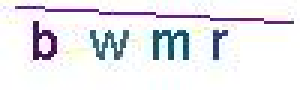
#> input picture test/2.png, 100 x 30 px (shown 3 times larger)
$ python test.py
#> lines starting #> are read from the running program, lines starting #| are printed output that depends on the picture; after the words box and inside, x2 and y2 are one past the last pixel; in counts of white or black regions, pixels touching at a corner belong together
import pytesseract

from PIL import Image

import numpy

import pandas

import pytesseract

from PIL import Image

im = Image.open('2.png')
#> im is the input picture: PIL image 100x30 RGB; mean R, G, B 232.1, 232.1, 236.2

im = im.convert("P")
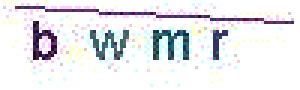
#> im: PIL image 100x30 P (shown 3 times larger); mean R, G, B 232.4, 232.5, 236.4

#打印颜色直方图
print(im.histogram())
#> (printed output is left out)

his = im.histogram()
#> his = 256 values, max 2318 at index 225, min 0 at index 0, mean 11.72
values = {}

for i in range(256):
    values[i] = his[i]
#> after the loop, values = 256 items

for j,k in sorted(values.items(),key=lambda x:x[1],reverse = True)[:10]:
    print(j,k)
#> this loop made 10 passes
#> (j, k) on passes 1 to 10: (225, 2318), (224, 133), (219, 117), (89, 86), (189, 81), (95, 66), (90, 50), (53, 28), (47, 22), (96, 15)
#| 225 2318
#| 224 133
#| 219 117
#| 89 86
#| 189 81
#| 95 66
#| 90 50
#| 53 28
#> (further printed lines are left out)

threshold = 140
table = []
for i in range(256):
    if i < threshold:
        table.append(0)
    else:
        table.append(1)


def white_black(name):
#> called with name = '2.png'
    im = Image.open(name)
    # 转化到灰度图
    imgry = im.convert('L')
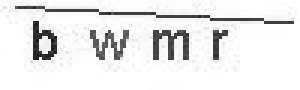
#> imgry: PIL image 100x30 L (shown 3 times larger); min 18, max 255, mean 232.6
    # 保存图像
    imgry.save('g' + name)
    # 二值化，采用阈值分割法，threshold为分割点
    out = imgry.point(table, '1')
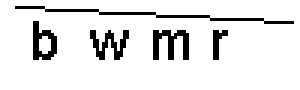
#> out: PIL image 100x30 1 (shown 3 times larger); 89.8% white; black in thin lines or dots, all inside (x1, y1, x2, y2) = (5, 2, 98, 20)
    out.save('b' + name)

white_black("2.png")


#得到单个像素的集合
inletter = False
foundletter=False
start = 0
end = 0

letters = []

im2 = Image.open('b2.png')

for y in range(im2.size[0]):
    for x in range(im2.size[1]):
        pix = im2.getpixel((y,x))
        if pix != 255:
            inletter = True
    if foundletter == False and inletter == True:
        foundletter = True
        start = y

    if foundletter == True and inletter == False:
        foundletter = False
        end = y
        letters.append((start,end))

    inletter=False
#> after the loop, end = 98; foundletter = False; letters = [(5, 98)]; start = 5

print(letters)
#| [(5, 98)]

$ run again, with social_security_spider/social_security_spider/1.png copied over test/2.png
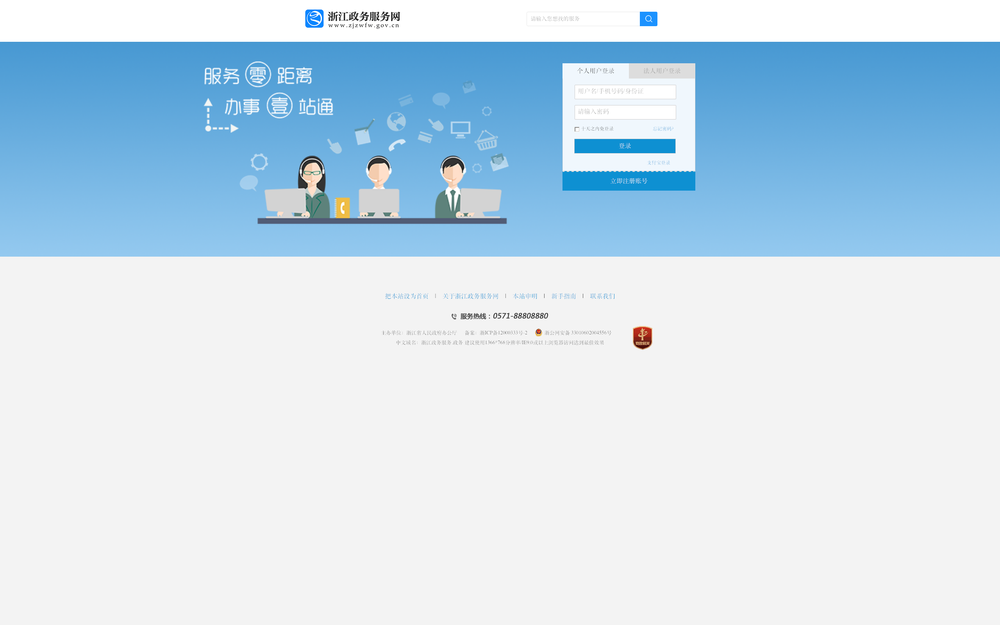
#> input picture social_security_spider/social_security_spider/1.png, 1000 x 625 px, shrunk from 2560 x 1600 before the run
#> im is the input picture: PIL image 1000x625 RGBA; mean R, G, B, A 200.8, 221.8, 236.7, 255
#> im: PIL image 1000x625 P
#> (printed output is left out)
#> his = 256 values, max 414983 at index 0, min 0 at index 179, mean 2441.4
#> after the loop `for i in range(256):`: values = 256 items
#> the loop `for j,k in sorted(values.items(),key=lambda x:x[1],reverse = True)[:10]:` made 10 passes
#> k on passes 1 to 8: 414983, 42155, 42035, 31942, 29019, 24361, 13084, 4646
#> (printed output is left out)
#> in white_black, `imgry = im.convert('L')`:
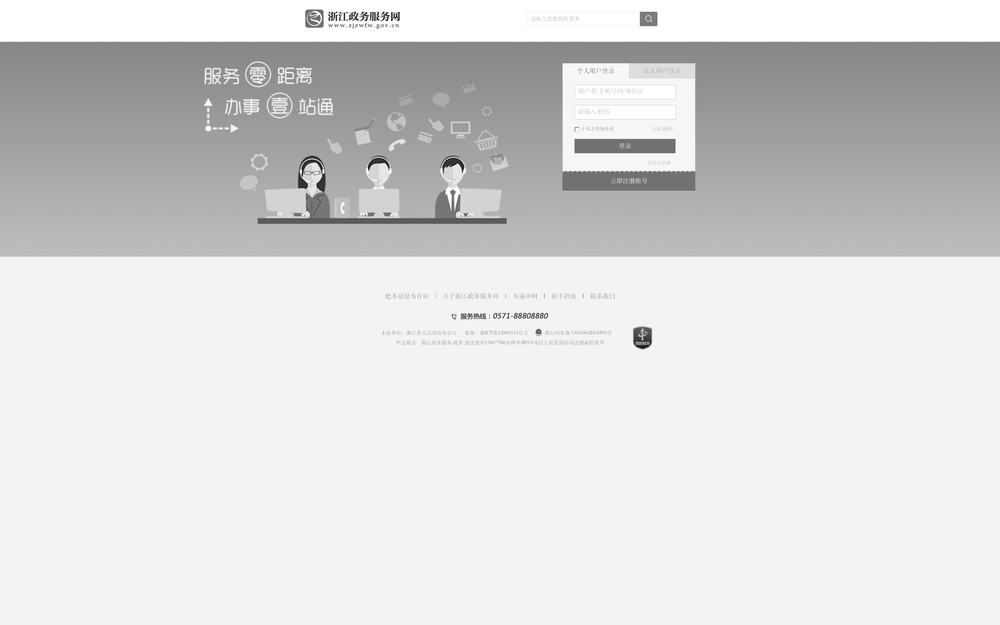
#> imgry: PIL image 1000x625 L; min 8, max 255, mean 217.2
#> in white_black, `out = imgry.point(table, '1')`:
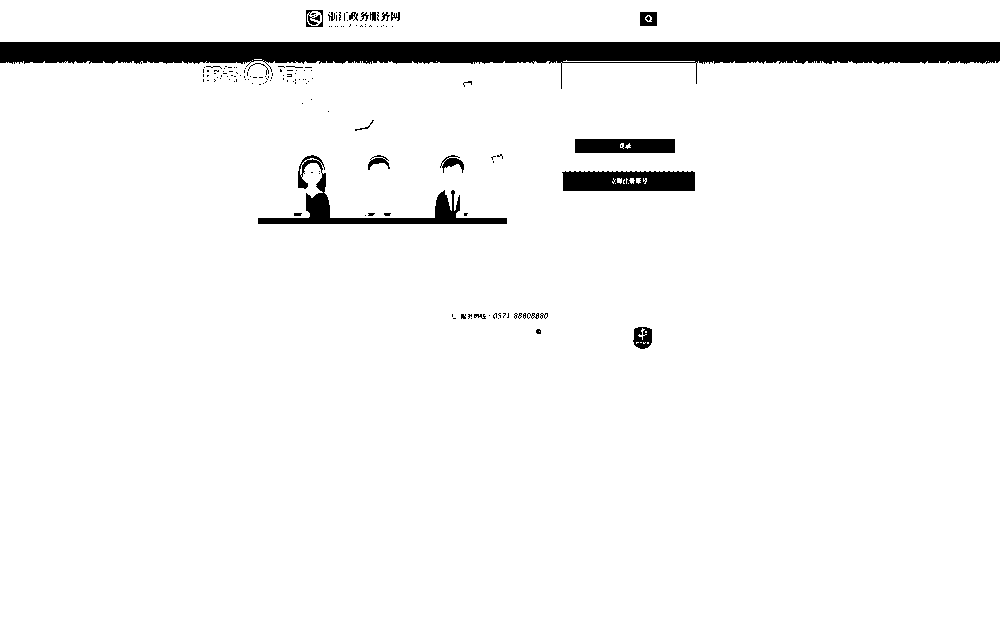
#> out: PIL image 1000x625 1; 95.3% white; 150 black regions (127 under 20 px), largest, box (x1, y1, x2, y2) and area: (0, 42, 1000, 89) 20635, (258, 155, 507, 224) 2883, (562, 171, 695, 191) 2443
#> after the loop `for y in range(im2.size[0]):`: end = 0; foundletter = True; letters = []; start = 0

$ run again, with social_security_spider/social_security_spider/10.png copied over test/2.png
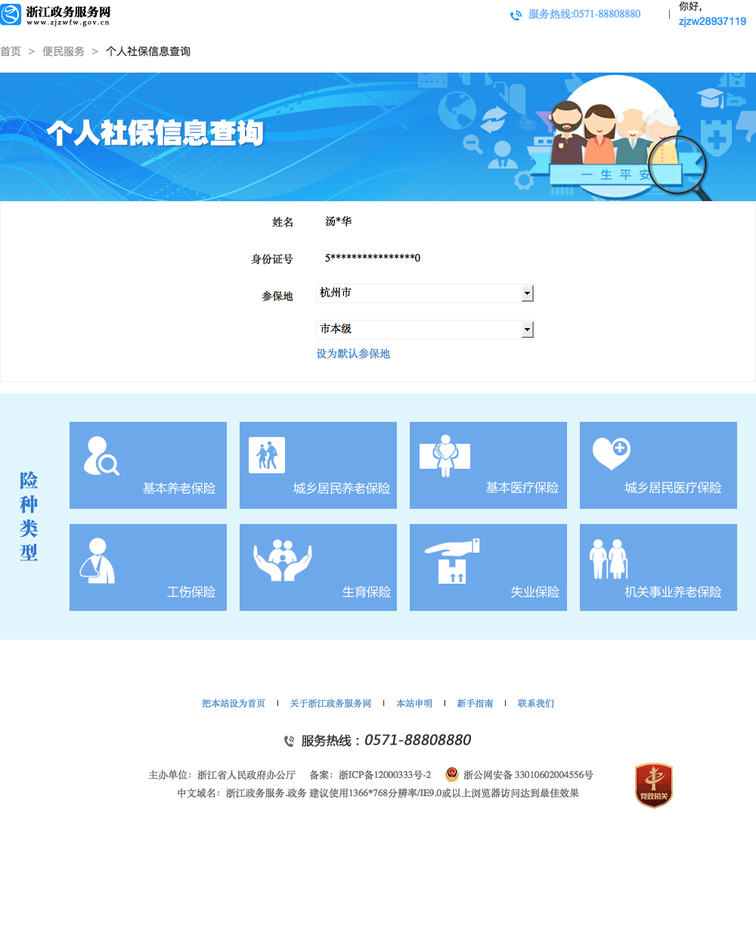
#> input picture social_security_spider/social_security_spider/10.png, 756 x 933 px, shrunk from 1000 x 1234 before the run
#> im is the input picture: PIL image 756x933 RGBA; mean R, G, B, A 203.1, 227.2, 246.3, 255
#> `im = im.convert("P")`:
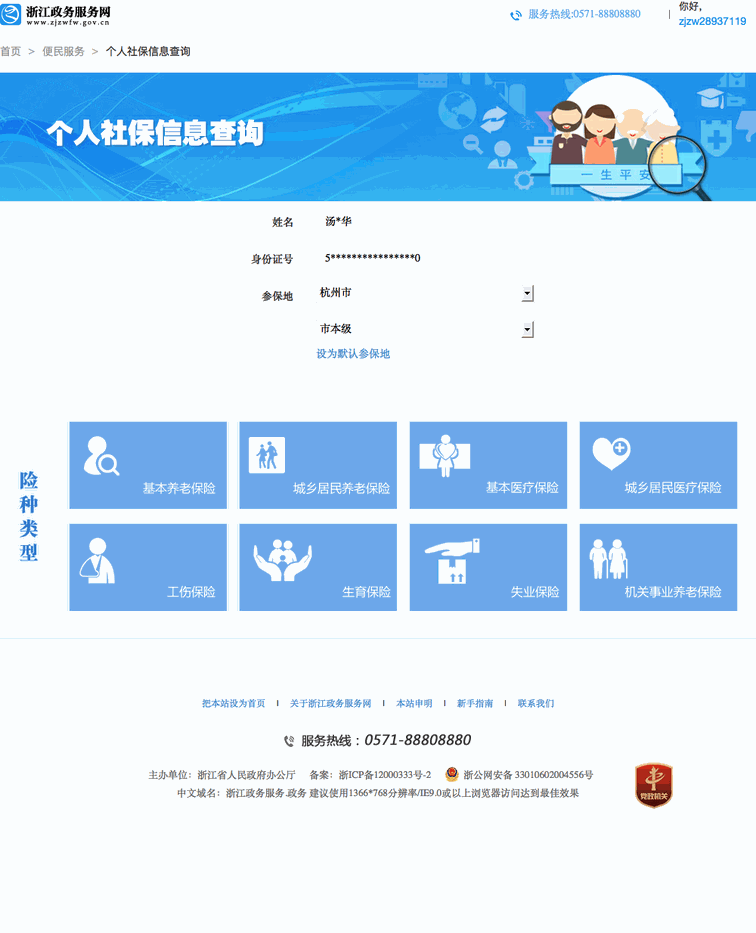
#> im: PIL image 756x933 P; mean R, G, B 202.7, 226.7, 245.8
#> (printed output is left out)
#> his = 256 values, max 489749 at index 36, min 1 at index 35, mean 2755.3
#> after the loop `for i in range(256):`: values = 256 items
#> the loop `for j,k in sorted(values.items(),key=lambda x:x[1],reverse = True)[:10]:` made 10 passes
#> k on passes 1 to 8: 489749, 94574, 20621, 17491, 16175, 8334, 4526, 3668
#> (printed output is left out)
#> in white_black, `out = imgry.point(table, '1')`:
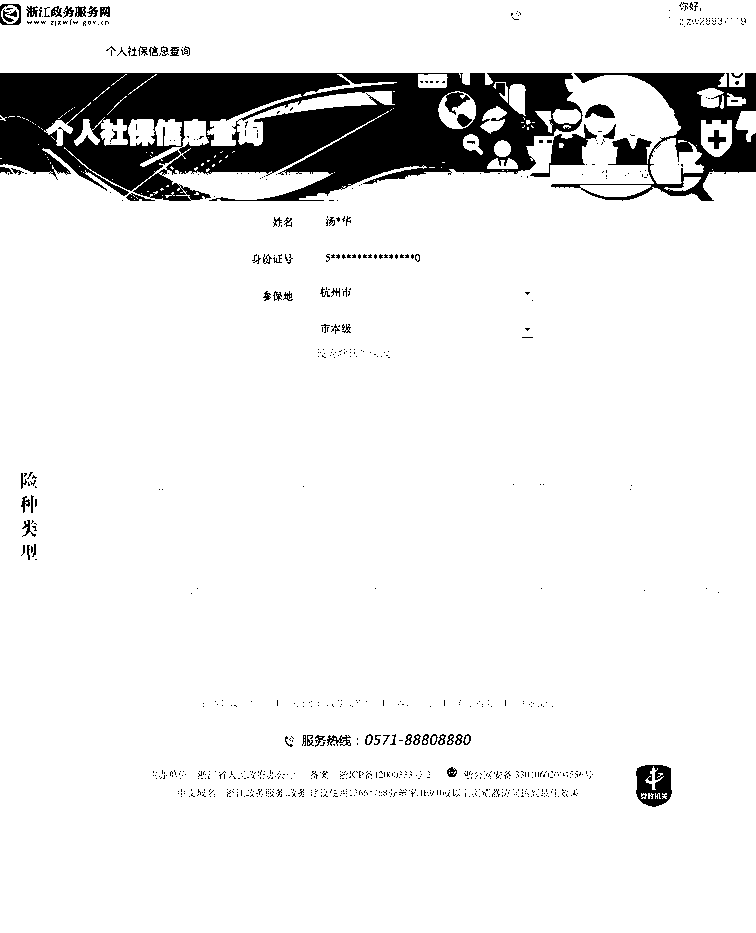
#> out: PIL image 756x933 1; 91% white; 798 black regions (729 under 20 px), largest, box (x1, y1, x2, y2) and area: (0, 73, 583, 201) 47588, (551, 73, 756, 201) 8137, (636, 765, 672, 807) 1077
#> after the loop `for y in range(im2.size[0]):`: end = 0; foundletter = True; letters = []; start = 0
